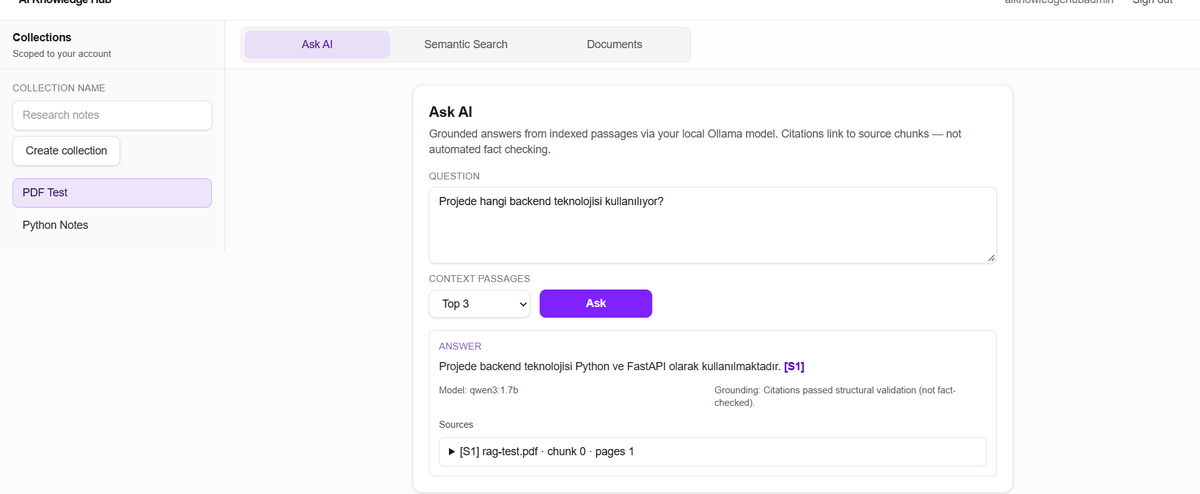
#> input picture docs/screenshots/ask-ai-grounded-answer.png, 1200 x 494 px, given in place of 6.png, which was not available
$ python crop_portfolio_screenshots.py
#> lines starting #> are read from the running program, lines starting #| are printed output that depends on the picture; pictures that were not available may be replaced by others from this repository, and a replacement may not be noted
"""One-off crop for Phase 6B portfolio screenshots (not part of app runtime)."""

from pathlib import Path

from PIL import Image

REPO = Path(__file__).resolve().parents[1]
INCOMING = REPO / "docs" / "screenshots" / "_incoming"
OUT = REPO / "docs" / "screenshots"

# Remove Chrome chrome (~top) and Windows taskbar + dev footer (~bottom).
CHROME_TOP = 142
FOOTER_BOTTOM = 88
MAX_WIDTH = 1280


def crop_app(src: str, dest: str, *, top: int = CHROME_TOP, bottom: int = FOOTER_BOTTOM) -> None:
#> called with src = '6.png', dest = 'ask-ai-grounded-answer.png', top = 142, bottom = 88
    im = Image.open(INCOMING / src)
#> im is the input picture: PIL image 1200x494 RGBA; mean R, G, B, A 249.2, 248.5, 250.3, 255
    w, h = im.size
#> w = 1200; h = 494
    cropped = im.crop((0, top, w, h - bottom))
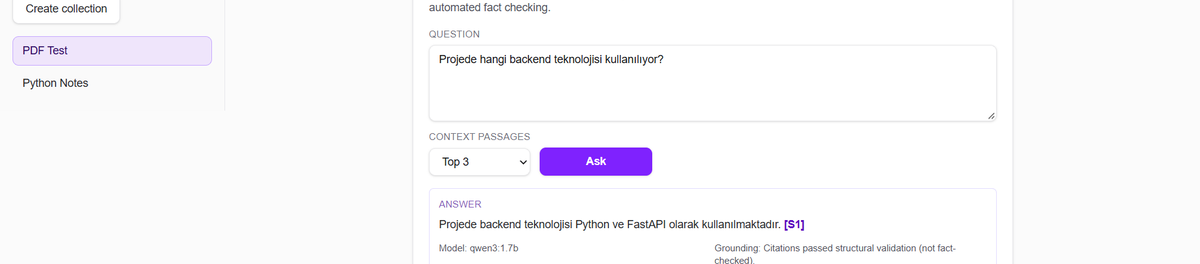
#> cropped: PIL image 1200x264 RGBA; mean R, G, B, A 248.9, 247.8, 250.6, 255
    if cropped.width > MAX_WIDTH:
        ratio = MAX_WIDTH / cropped.width
        cropped = cropped.resize(
            (MAX_WIDTH, int(cropped.height * ratio)),
            Image.Resampling.LANCZOS,
        )
    cropped.save(OUT / dest, optimize=True)
    print(dest, cropped.size)
#| ask-ai-grounded-answer.png (1200, 264)


def main() -> None:
    crop_app("6.png", "ask-ai-grounded-answer.png")
    # Keep extra vertical space for expanded source passage text.
    crop_app("13.png", "ask-ai-source-evidence.png", bottom=72)
#> call 2 of crop_app, with src = '13.png', dest = 'ask-ai-source-evidence.png', top = 142, bottom = 72
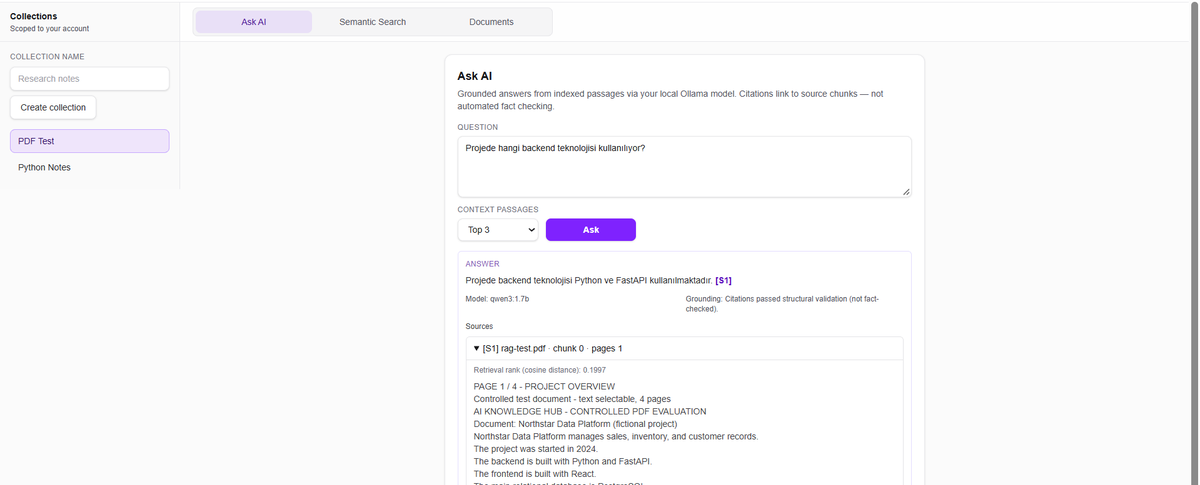
#> input picture docs/screenshots/ask-ai-source-evidence.png, 1200 x 485 px, given in place of 13.png, which was not available
#> in crop_app, im is the input picture: PIL image 1200x485 RGBA; mean R, G, B, A 248.6, 248.1, 249.3, 255
#> in crop_app (call 2), `cropped = im.crop((0, top, w, h - bottom))`:
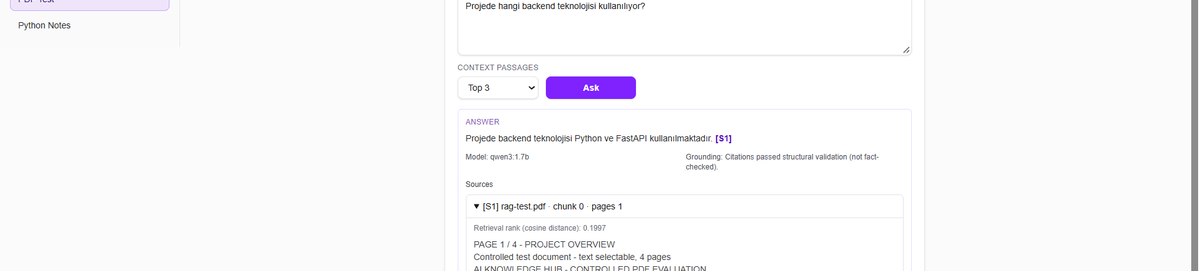
#> cropped: PIL image 1200x271 RGBA; mean R, G, B, A 248.8, 248.2, 249.8, 255
#| ask-ai-source-evidence.png (1200, 271)
    crop_app("9.png", "ask-ai-abstention.png")
#> call 3 of crop_app, with src = '9.png', dest = 'ask-ai-abstention.png', top = 142, bottom = 88
#> in crop_app (call 3), `cropped = im.crop((0, top, w, h - bottom))`:
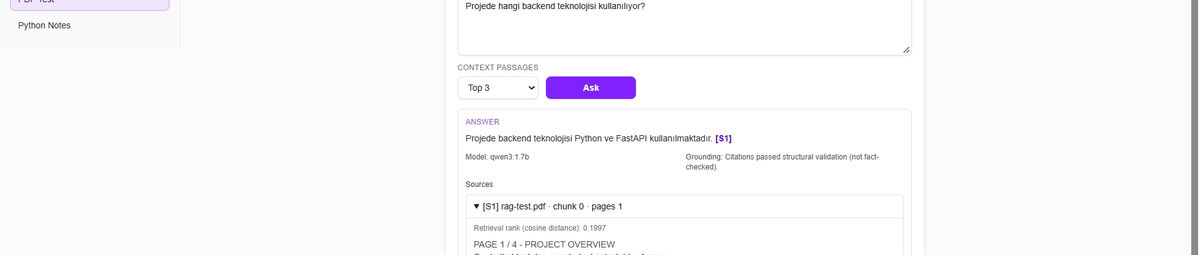
#> cropped: PIL image 1200x255 RGBA; mean R, G, B, A 249.1, 248.4, 250.1, 255
#| ask-ai-abstention.png (1200, 255)
    crop_app("3.png", "documents-indexed-pdf.png")
    crop_app("7.png", "ask-ai-numeric-fact.png")


if __name__ == "__main__":
#> (the run stopped early here; a loop or call above may not have finished)
